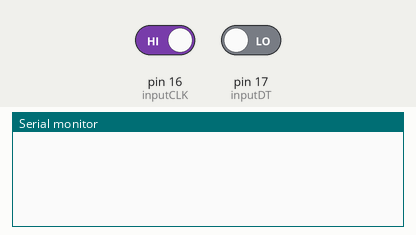
The sketch below on a simulated Arduino Mega 2560, built with avr-gcc and run on an emulated ATmega2560. On the bench: the last lines printed to the serial monitor. Inputs (shaded band) come from the test bench; at power-on: pin 16 (inputCLK) HIGH, pin 17 (inputDT) LOW.

Above: at 1.2 s.
1.3 s: pin 16 (inputCLK) driven LOW
At 2.1 s:
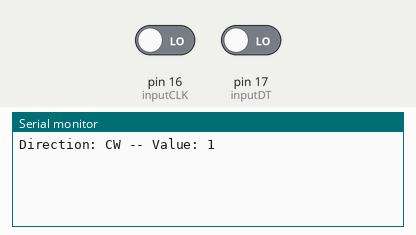
2.8 s: pin 16 (inputCLK) driven HIGH
At 3.3 s:
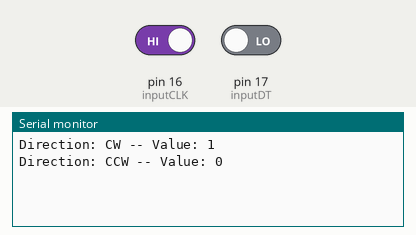

Measured:
- after the input at 1.3 s, the serial monitor: prints a new line at once (image 1)
- after the input at 2.8 s, the serial monitor: prints a new line at once (image 2)

The sketch:

PartsTest1.ino
```cpp
#include <LiquidCrystal.h>

// const int rs = 5, en = 4, d4 = 3, d5 = 2, d6 = 1, d7 = 0;
// LiquidCrystal lcd(rs, en, d4, d5, d6, d7);

// Rotary Encoder Inputs
#define inputCLK 16
#define inputDT 17
#define encoderButton 22

int counter = 0;
int currentStateCLK;
int previousStateCLK;

String encdir = "";

void setup() {
  // // set up the LCD's number of columns and rows:
  // lcd.begin(16, 2);
  // Set encoder pins as inputs
  pinMode(inputCLK, INPUT);
  pinMode(inputDT, INPUT);
  pinMode(encoderButton, INPUT_PULLUP);
  // Setup Serial Monitor
  Serial.begin(9600);
  // Read the initial state of inputCLK
  // Assign to previousStateCLK variable
  previousStateCLK = digitalRead(inputCLK);
}

void loop() {
  // Read the current state of inputCLK
  currentStateCLK = digitalRead(inputCLK);

  // If the previous and the current state of the inputCLK are different then a pulse has occured
  if (currentStateCLK != previousStateCLK) {

    // If the inputDT state is different than the inputCLK state then
    // the encoder is rotating counterclockwise
    if (digitalRead(inputDT) != currentStateCLK) {
      counter--;
      encdir = "CCW";
    } else {
      // Encoder is rotating clockwise
      counter++;
      encdir = "CW";
    }
    Serial.print("Direction: ");
    Serial.print(encdir);
    Serial.print(" -- Value: ");
    Serial.println(counter);
  }
  // Update previousStateCLK with the current state
  previousStateCLK = currentStateCLK;
}
```
